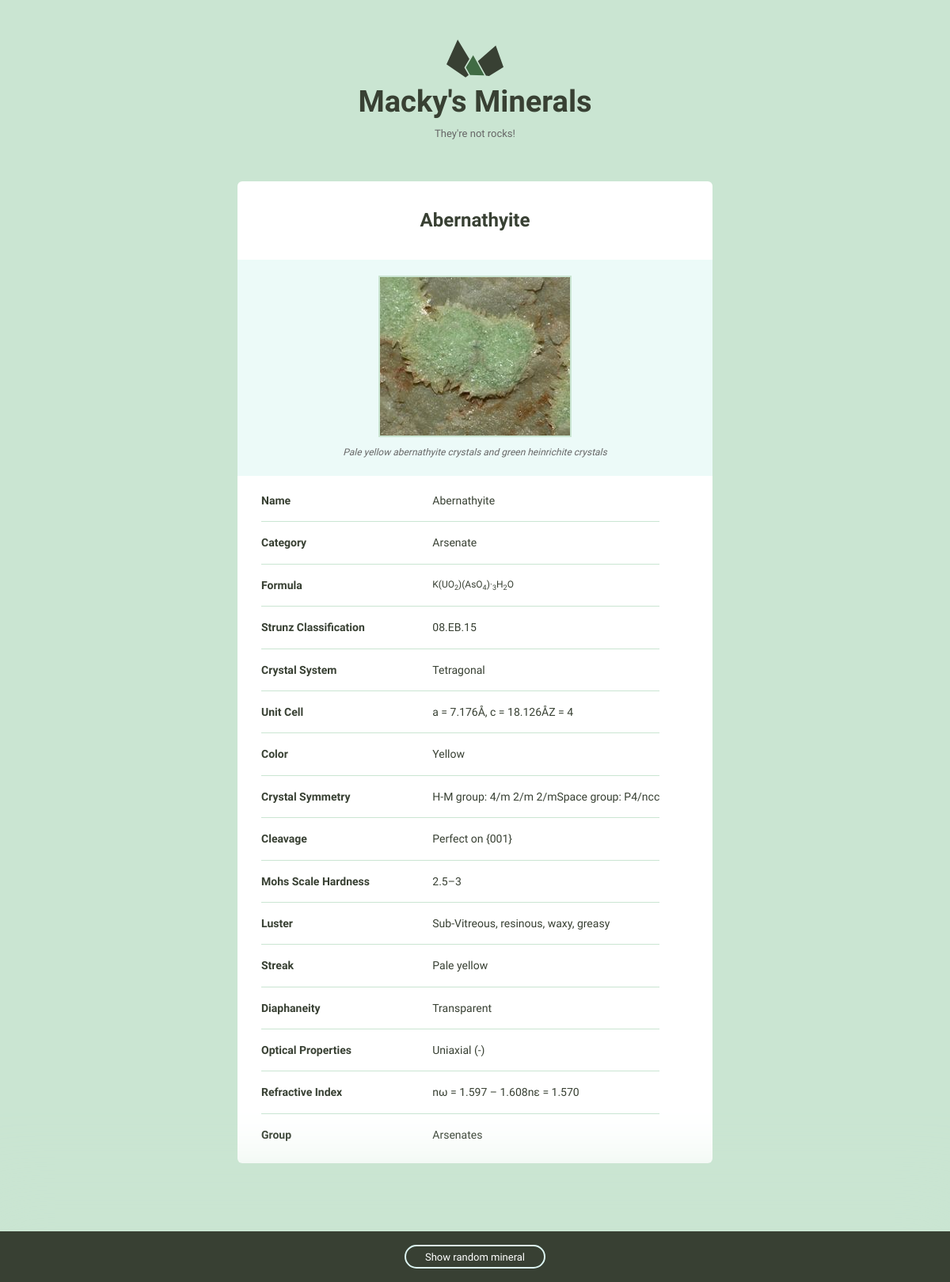
The page /minerals/2 on the database its author committed.
### minerals/models.py (models this page shows, shortened)
class Mineral(models.Model):
    name = CharField('name', max_length=255, unique=True)
    image_filename = CharField('image file', max_length=255, blank=True)
    image_caption = CharField('image caption', max_length=255, blank=True)
    category = CharField('category', max_length=255, blank=True)
    formula = CharField('formula', max_length=255, blank=True)
    strunz_classification = CharField('strunz classification',
                                      max_length=255, blank=True)
    crystal_system = CharField('crystal system', max_length=255, blank=True)
    unit_cell = CharField('unit cell', max_length=255, blank=True)
    color = CharField('color', max_length=255, blank=True)
    crystal_symmetry = CharField('crystal symmetry', max_length=255,
                                 blank=True)
    cleavage = CharField('cleavage', max_length=255, blank=True)
    mohs_scale_hardness = CharField('mohs scale hardness', max_length=255,
                                    blank=True)
    luster = CharField('luster', max_length=255, blank=True)
    streak = CharField('streak', max_length=255, blank=True)
    diaphaneity = CharField('diaphaneity', max_length=255, blank=True)
    optical_properties = CharField('optical properties', max_length=255,
                                   blank=True)
    refractive_index = CharField('refractive index', max_length=255,
                                 blank=True)
    crystal_habit = CharField('crystal habit', max_length=255, blank=True)
    specific_gravity = CharField('specific gravity', max_length=255,
                                 blank=True)
    group = CharField('group', max_length=255, blank=True)
    class Meta:
        ordering = ('name',)

### minerals/views.py (the view)
# urls.py: url(r'^(?P<pk>\d+)$', views.mineral_detail, name='detail'),
def mineral_detail(request, pk):
    mineral = get_object_or_404(Mineral, pk=pk)
    mineral.fields = mineral._meta.fields
    return render(request, 'minerals/detail.html', {'mineral': mineral})

### minerals/templatetags/mineral_field.py (called while the page is built)
@register.inclusion_tag('minerals/render_field.html')
def render_mineral_field(mineral, field):
    value = field.value_to_string(mineral)
    return {'value': value, 'field': field}

### minerals/templates/minerals/detail.html (shortened to what this page needs)
{% extends 'base.html' %}
{% load static from staticfiles %}
{% load mineral_field %}
{% block content %}
  <div class="bounds bounds--small">
    <div class="grid-100">
      <a href="{% url 'minerals:list' %}">
        <h1 class="logo__name text-centered">Macky's Minerals</h1>
      </a>
      <p class="logo__text text-centered">They're not rocks!</p>
    </div>
    <div class="grid-100 mineral__container">
      <h1 class="mineral__name">{{ mineral.name|title }}</h1>
      <div class="mineral__image-bg">
        <img class="mineral__image" src="{% static 'minerals/data/images/' %}{{  mineral.name|title }}.jpg">
        <p class="mineral__caption">{{ mineral.image_caption }}</p>
      </div>
      <div class="mineral__table-container">
        <table class="mineral__table">
            {% for field in mineral.fields %}
            {% if field.name != 'image_filename' and field.name != 'image_caption' and field.name != 'id' %}
            {% render_mineral_field mineral field %}
            {% endif %}
            {% endfor %}
        </table>
      </div>
    </div>
  </div>
{% endblock %}

### minerals/templates/minerals/render_field.html
{% if value != '' %}
<tr>
    <td class="mineral__category">{{ field.verbose_name|title }}</td>
    {% if field.name == 'formula' %}
    <td class="mineral__formula">{{ value|safe }}</td>
    {% else %}
    <td>{{ value }}</td>
    {% endif %}
</tr>
{% endif %}

### assets/css/global.css (style rules this page uses)
html { font-family: sans-serif; -ms-text-size-adjust: 100%; -webkit-text-size-adjust: 100%; }
body { margin: 0; }
a { background-color: transparent; }
h1 { font-size: 2em; margin: 0.67em 0; }
sub { font-size: 75%; line-height: 0; position: relative; vertical-align: baseline; bottom: -0.25em; }
img { border: 0; }
svg:not(:root) { overflow: hidden; }
table { border-collapse: collapse; border-spacing: 0; }
td, th { padding: 0; }
html { font-size: 62.5%; }
body { background-color: #CAE5D2; font-size: 1.5em; line-height: 1.6; font-weight: 400; font-family: "Cousine"; color: #666; }
.bounds { max-width: 800px; margin: 0 auto; padding: 50px 0 150px; overflow: hidden; }
.bounds--small { max-width: 600px; padding: 50px 10px 150px; }
.grid, .grid-5, .grid-10, .grid-15, .grid-20, .grid-25, .grid-30, .grid-33, .grid-35, .grid-40, .grid-45, .grid-50, .grid-55, .grid-60, .grid-65, .grid-66, .grid-70, .grid-75, .grid-80, .grid-90, .grid-95, .grid-100 { float: left; box-sizing: border-box; position: relative; }
.grid-100 { width: 100%; padding: 0 15px; }
h1, h2, h3, h4, h5, h6 { margin-top: 0; margin-bottom: 2rem; font-weight: bold; font-family: "Work Sans", sans-serif; color: #384033; }
h1 { font-size: 3.8rem; }
@media (min-width: 550px) { h1 { font-size: 3.8rem; } }
p { margin-top: 0; font-size: 1.6rem; }
a { color: #689b98; text-decoration: none; -webkit-transition: color 0.2s; -moz-transition: color 0.2s; -ms-transition: color 0.2s; -o-transition: color 0.2s; transition: color 0.2s; }
th, td { padding: 15px; text-align: left; border-bottom: 1px solid #e1e1e1; }
th:first-child, td:first-child { padding-left: 0; }
th:last-child, td:last-child { padding-right: 0; }
table, p, ul { margin-bottom: 2.5rem; }
.text-centered { text-align: center; }
.logo { display: block; fill: #384033; position: relative; margin: 0 auto; width: 72px; }
.logo__name { margin-bottom: 0; }
.logo__text { margin-bottom: 50px; font-size: 13px; }
.mineral__container { background-color: #fff; border-radius: 6px; list-style: none; padding: 0; text-align: center; }
.mineral__name { display: block; width: 100%; margin: 0; font-size: 24px; padding: 30px 0 30px 0; }
.mineral__image { display: block; margin: 0 auto; border: solid 2px #CAE5D2; }
.mineral__image-bg { background-color: #ecfaf8; padding: 20px 0; }
.mineral__caption { font-size: 12px; font-style: italic; padding: 10px 0 0 0; margin: 0; }
.mineral__table { font-size: 14px; color: #384033; }
.mineral__table td { border-color: #CAE5D2; }
.mineral__table tr:last-of-type td { border-bottom: none; padding-bottom: 0; }
.mineral__table-container { padding: 5px 30px 0; }
.mineral__category { font-weight: bold; width: 40%; }
.mineral__formula { font-size: 12px; }
.logo { transition: transform .5s; }

### rows shown on the page
Mineral: name "Abernathyite", name (picture), image_caption "Pale yellow abernathyite crystals and green heinrichite crystals", fields "Abernathyite" "Arsenate" "08.EB.15" "Tetragonal" "a = 7.176Å, c = 18.126ÅZ = 4" "Yellow" "H-M group: 4/m 2/m 2/mSpace group: P4/ncc" "Perfect on {001}" "2.5–3" "Sub-Vitreous, resinous, waxy, greasy" "Pale yellow" "Transparent" "Uniaxial (-)" "nω = 1.597 – 1.608nε = 1.570" "Arsenates", fields "K(UO 2 )(AsO 4 )· 3 H 2 O"

### other values the page prints
{{ field.verbose_name|title }} "Name" "Category" "Formula" "Strunz Classification" "Crystal System" "Unit Cell" "Color" "Crystal Symmetry" "Cleavage" "Mohs Scale Hardness" "Luster" "Streak" "Diaphaneity" "Optical Properties" "Refractive Index" "Group"
